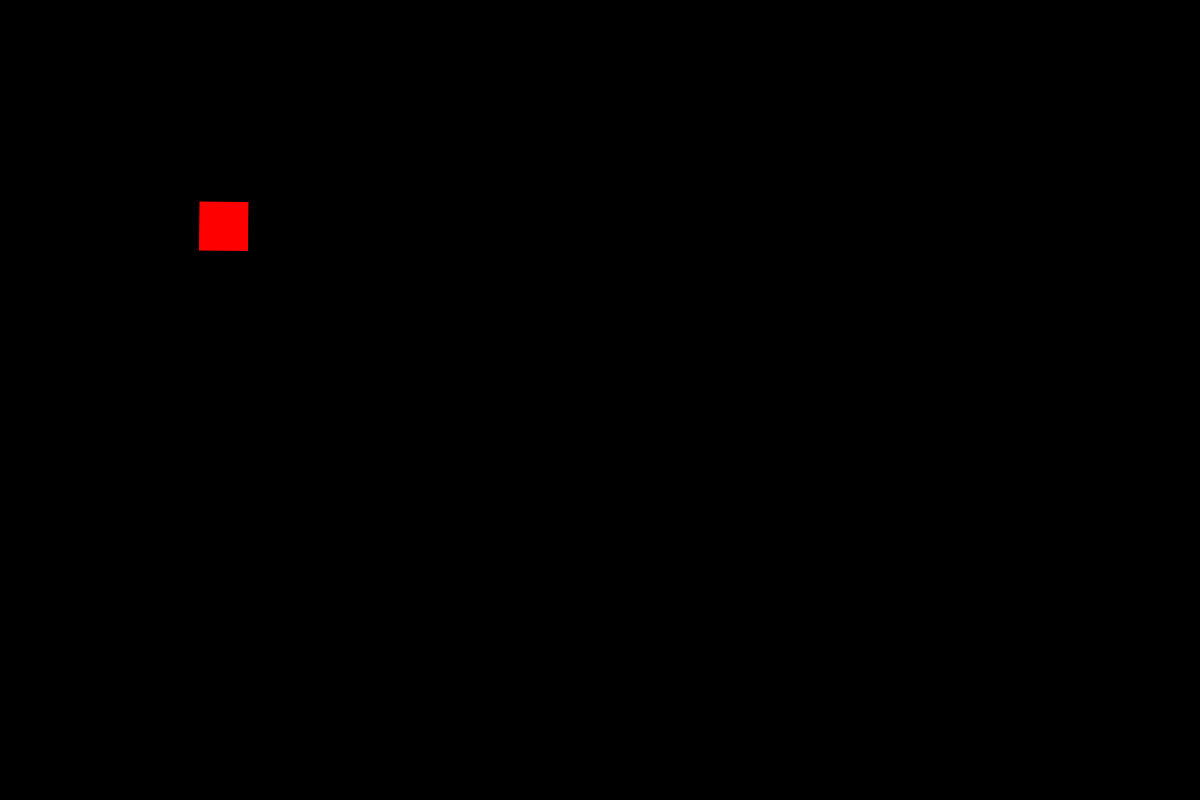
Frame 1 (no input)
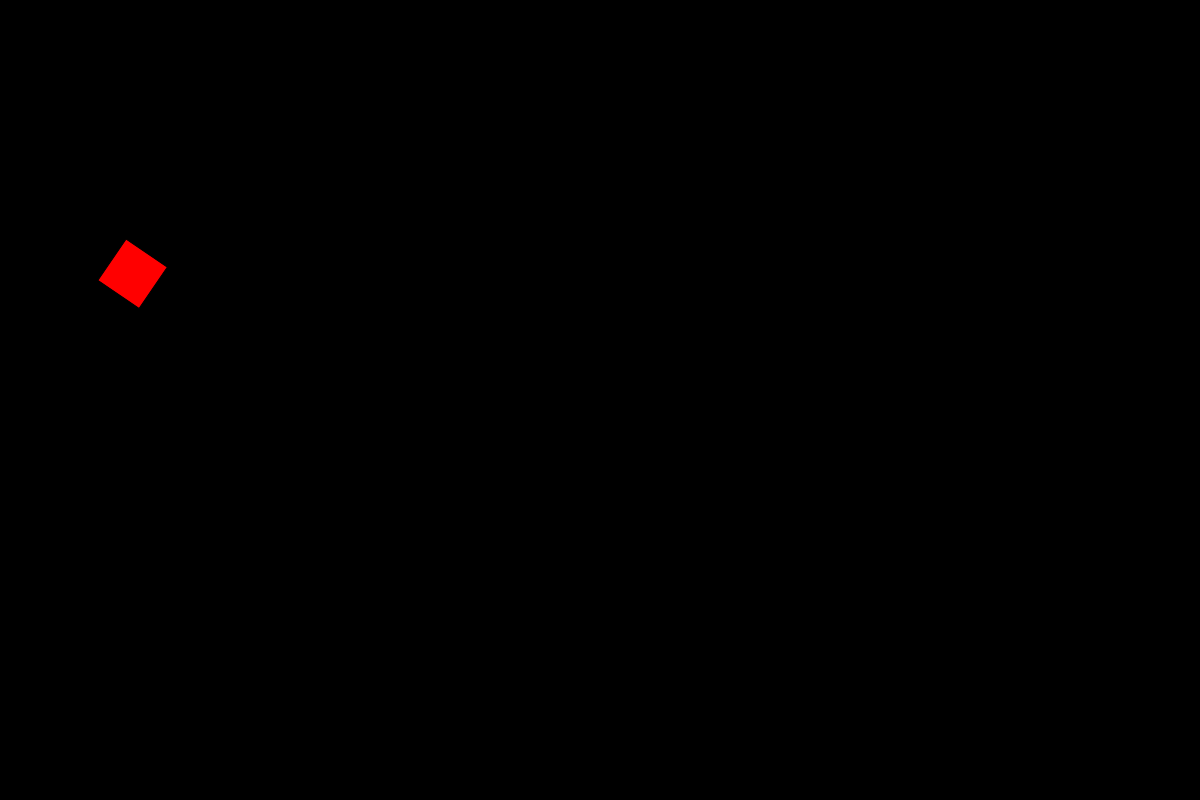
Frame 60 (no input)
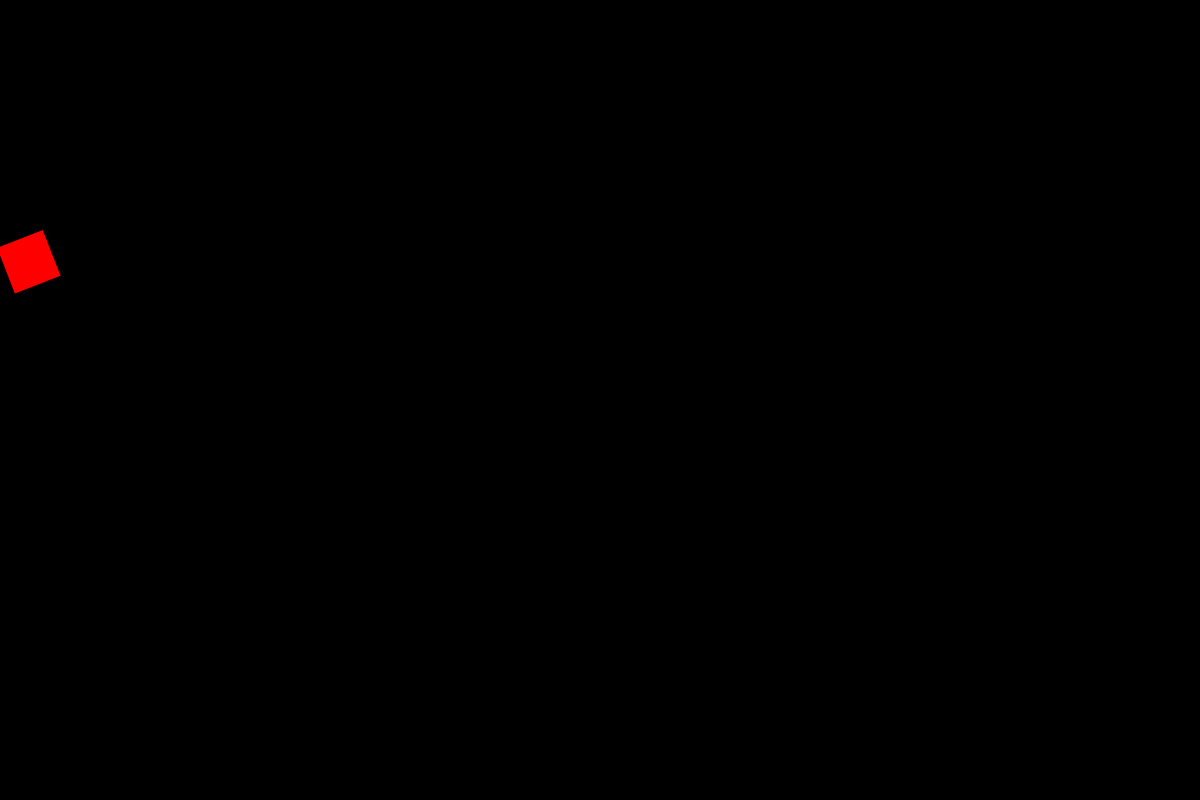
Frame 120 (the mouse pressed at the canvas centre since frame 60)

The p5.js sketch that drew these frames (run headless with seeded random() and noise() and a simulated clock; from frame 60 on, the mouse is pressed at the canvas centre):

// p5.js sketch
// ── sketch.js


var angle = 0;

function setup()
{
	createCanvas(1200,800);

	background("black");
	
}

function draw()
{
 background("black");
  
  angle = angle+0.01;

  push();
  translate(100,100);
  rotate(angle);
  fill("red");
  rect(100,100,50,50);
  pop();
}
